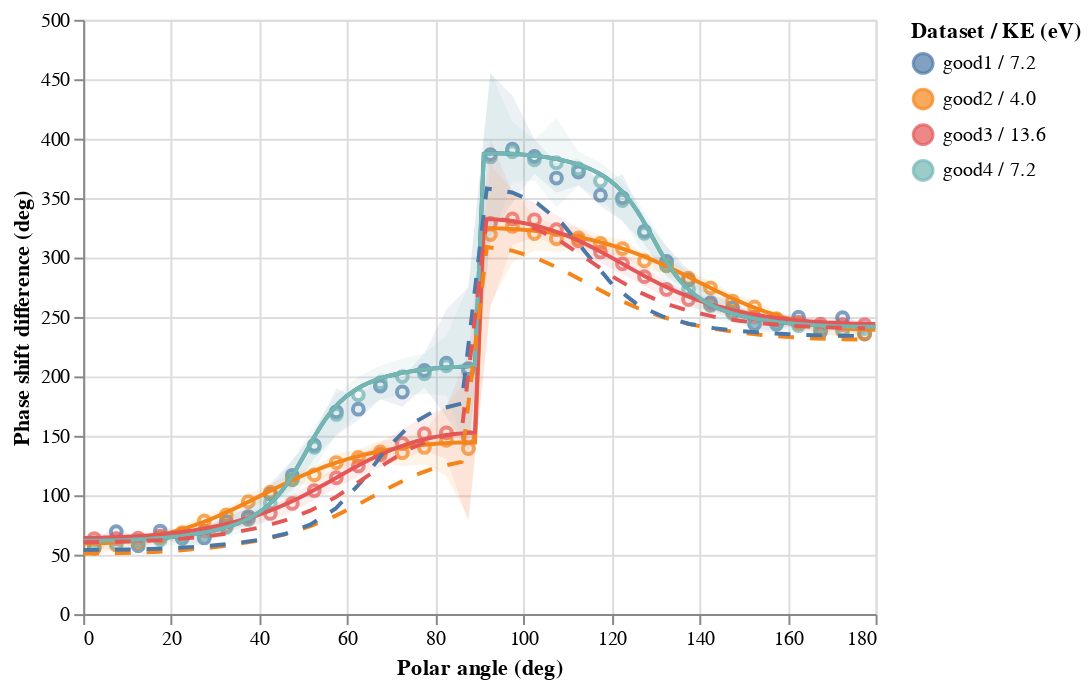

Here is the notebook cell this chart was saved with:
### Code cell
data = pd.read_excel("Data/Ne phase shift diffs.xlsx", sheet_name=None)

base = alt.Chart(data["Measured"])
base.mark_point().encode(
    x=alt.X("Polar ang (deg)", axis=alt.Axis(title="Polar angle (deg)")),
    y=alt.Y("Phase shift diff (deg)", axis=alt.Axis(title="Phase shift difference (deg)")),
    color="Dataset / KE (eV)",
) + base.mark_area(opacity=0.1).encode(
    x="Polar ang (deg)",
    y="Phase shift diff fr (deg)",
    y2="Phase shift diff to (deg)",
    color="Dataset / KE (eV)",
) + alt.Chart(data["TDCASSCF"]).mark_line().encode(
    x="Polar ang (deg)",
    y="Phase shift diff (deg)",
    color="Dataset / KE (eV)",
) + alt.Chart(data["Perturb"]).mark_line(strokeDash=[8, 8]).encode(
    x="Polar ang (deg)",
    y="Phase shift diff (deg)",
    color="Dataset / KE (eV)",
).interactive(bind_x=False)

### Figure 1 — Vega-Lite specification as saved in the notebook (floating-point values rounded to 4 significant figures; data arrays with more than 128 entries replaced by an {"elided": "..."} marker saying what was removed)
{"$schema": "https://vega.github.io/schema/vega-lite/v2.6.0.json", "config": {"view": {"height": 300, "width": 400}}, "datasets": {"data-41874f8dacb77ce8a6c31a1e11d3671e": {"elided": "720 records"}, "data-bf66ad5fb91e0d9fa7facf1302258b01": [{"Dataset / KE (eV)": "good2 / 4.0", "Flipped (deg)": -50.94, "Phase shift diff (deg)": 50.94, "Phase shift diff (rad)": 0.889, "Photoelectron KE (eV)": 4.013, "Photon energy (eV)": 14.3, "Polar ang (deg)": 0, "Polar ang (rad)": 0}, {"Dataset / KE (eV)": "good2 / 4.0", "Flipped (deg)": -51.11, "Phase shift diff (deg)": 51.11, "Phase shift diff (rad)": 0.892, "Photoelectron KE (eV)": 4.013, "Photon energy (eV)": 14.3, "Polar ang (deg)": 5.73, "Polar ang (rad)": 0.1}, {"Dataset / KE (eV)": "good2 / 4.0", "Flipped (deg)": -51.63, "Phase shift diff (deg)": 51.63, "Phase shift diff (rad)": 0.9011, "Photoelectron KE (eV)": 4.013, "Photon energy (eV)": 14.3, "Polar ang (deg)": 11.46, "Polar ang (rad)": 0.2}, {"Dataset / KE (eV)": "good2 / 4.0", "Flipped (deg)": -52.54, "Phase shift diff (deg)": 52.54, "Phase shift diff (rad)": 0.9169, "Photoelectron KE (eV)": 4.013, "Photon energy (eV)": 14.3, "Polar ang (deg)": 17.19, "Polar ang (rad)": 0.3}, {"Dataset / KE (eV)": "good2 / 4.0", "Flipped (deg)": -53.91, "Phase shift diff (deg)": 53.91, "Phase shift diff (rad)": 0.9409, "Photoelectron KE (eV)": 4.013, "Photon energy (eV)": 14.3, "Polar ang (deg)": 22.92, "Polar ang (rad)": 0.4}, {"Dataset / KE (eV)": "good2 / 4.0", "Flipped (deg)": -55.85, "Phase shift diff (deg)": 55.85, "Phase shift diff (rad)": 0.9748, "Photoelectron KE (eV)": 4.013, "Photon energy (eV)": 14.3, "Polar ang (deg)": 28.65, "Polar ang (rad)": 0.5}, {"Dataset / KE (eV)": "good2 / 4.0", "Flipped (deg)": -58.54, "Phase shift diff (deg)": 58.54, "Phase shift diff (rad)": 1.022, "Photoelectron KE (eV)": 4.013, "Photon energy (eV)": 14.3, "Polar ang (deg)": 34.38, "Polar ang (rad)": 0.6}, {"Dataset / KE (eV)": "good2 / 4.0", "Flipped (deg)": -62.21, "Phase shift diff (deg)": 62.21, "Phase shift diff (rad)": 1.086, "Photoelectron KE (eV)": 4.013, "Photon energy (eV)": 14.3, "Polar ang (deg)": 40.11, "Polar ang (rad)": 0.7}, {"Dataset / KE (eV)": "good2 / 4.0", "Flipped (deg)": -67.21, "Phase shift diff (deg)": 67.21, "Phase shift diff (rad)": 1.173, "Photoelectron KE (eV)": 4.013, "Photon energy (eV)": 14.3, "Polar ang (deg)": 45.84, "Polar ang (rad)": 0.8}, {"Dataset / KE (eV)": "good2 / 4.0", "Flipped (deg)": -73.92, "Phase shift diff (deg)": 73.92, "Phase shift diff (rad)": 1.29, "Photoelectron KE (eV)": 4.013, "Photon energy (eV)": 14.3, "Polar ang (deg)": 51.57, "Polar ang (rad)": 0.9}, {"Dataset / KE (eV)": "good2 / 4.0", "Flipped (deg)": -82.67, "Phase shift diff (deg)": 82.67, "Phase shift diff (rad)": 1.443, "Photoelectron KE (eV)": 4.013, "Photon energy (eV)": 14.3, "Polar ang (deg)": 57.3, "Polar ang (rad)": 1.0}, {"Dataset / KE (eV)": "good2 / 4.0", "Flipped (deg)": -93.34, "Phase shift diff (deg)": 93.34, "Phase shift diff (rad)": 1.629, "Photoelectron KE (eV)": 4.013, "Photon energy (eV)": 14.3, "Polar ang (deg)": 63.03, "Polar ang (rad)": 1.1}, {"Dataset / KE (eV)": "good2 / 4.0", "Flipped (deg)": -104.9, "Phase shift diff (deg)": 104.9, "Phase shift diff (rad)": 1.831, "Photoelectron KE (eV)": 4.013, "Photon energy (eV)": 14.3, "Polar ang (deg)": 68.75, "Polar ang (rad)": 1.2}, {"Dataset / KE (eV)": "good2 / 4.0", "Flipped (deg)": -115.5, "Phase shift diff (deg)": 115.5, "Phase shift diff (rad)": 2.017, "Photoelectron KE (eV)": 4.013, "Photon energy (eV)": 14.3, "Polar ang (deg)": 74.48, "Polar ang (rad)": 1.3}, {"Dataset / KE (eV)": "good2 / 4.0", "Flipped (deg)": -123.5, "Phase shift diff (deg)": 123.5, "Phase shift diff (rad)": 2.156, "Photoelectron KE (eV)": 4.013, "Photon energy (eV)": 14.3, "Polar ang (deg)": 80.21, "Polar ang (rad)": 1.4}, {"Dataset / KE (eV)": "good2 / 4.0", "Flipped (deg)": -128.0, "Phase shift diff (deg)": 128.0, "Phase shift diff (rad)": 2.235, "Photoelectron KE (eV)": 4.013, "Photon energy (eV)": 14.3, "Polar ang (deg)": 85.94, "Polar ang (rad)": 1.5}, {"Dataset / KE (eV)": "good2 / 4.0", "Flipped (deg)": 51.19, "Phase shift diff (deg)": 308.8, "Phase shift diff (rad)": 5.39, "Photoelectron KE (eV)": 4.013, "Photon energy (eV)": 14.3, "Polar ang (deg)": 91.67, "Polar ang (rad)": 1.6}, {"Dataset / KE (eV)": "good2 / 4.0", "Flipped (deg)": 54.14, "Phase shift diff (deg)": 305.9, "Phase shift diff (rad)": 5.338, "Photoelectron KE (eV)": 4.013, "Photon energy (eV)": 14.3, "Polar ang (deg)": 97.4, "Polar ang (rad)": 1.7}, {"Dataset / KE (eV)": "good2 / 4.0", "Flipped (deg)": 60.74, "Phase shift diff (deg)": 299.3, "Phase shift diff (rad)": 5.223, "Photoelectron KE (eV)": 4.013, "Photon energy (eV)": 14.3, "Polar ang (deg)": 103.1, "Polar ang (rad)": 1.8}, {"Dataset / KE (eV)": "good2 / 4.0", "Flipped (deg)": 70.43, "Phase shift diff (deg)": 289.6, "Phase shift diff (rad)": 5.054, "Photoelectron KE (eV)": 4.013, "Photon energy (eV)": 14.3, "Polar ang (deg)": 108.9, "Polar ang (rad)": 1.9}, {"Dataset / KE (eV)": "good2 / 4.0", "Flipped (deg)": 81.86, "Phase shift diff (deg)": 278.1, "Phase shift diff (rad)": 4.855, "Photoelectron KE (eV)": 4.013, "Photon energy (eV)": 14.3, "Polar ang (deg)": 114.6, "Polar ang (rad)": 2.0}, {"Dataset / KE (eV)": "good2 / 4.0", "Flipped (deg)": 93.09, "Phase shift diff (deg)": 266.9, "Phase shift diff (rad)": 4.658, "Photoelectron KE (eV)": 4.013, "Photon energy (eV)": 14.3, "Polar ang (deg)": 120.3, "Polar ang (rad)": 2.1}, {"Dataset / KE (eV)": "good2 / 4.0", "Flipped (deg)": 102.7, "Phase shift diff (deg)": 257.3, "Phase shift diff (rad)": 4.491, "Photoelectron KE (eV)": 4.013, "Photon energy (eV)": 14.3, "Polar ang (deg)": 126.1, "Polar ang (rad)": 2.2}, {"Dataset / KE (eV)": "good2 / 4.0", "Flipped (deg)": 110.2, "Phase shift diff (deg)": 249.8, "Phase shift diff (rad)": 4.359, "Photoelectron KE (eV)": 4.013, "Photon energy (eV)": 14.3, "Polar ang (deg)": 131.8, "Polar ang (rad)": 2.3}, {"Dataset / KE (eV)": "good2 / 4.0", "Flipped (deg)": 115.9, "Phase shift diff (deg)": 244.1, "Phase shift diff (rad)": 4.26, "Photoelectron KE (eV)": 4.013, "Photon energy (eV)": 14.3, "Polar ang (deg)": 137.5, "Polar ang (rad)": 2.4}, {"Dataset / KE (eV)": "good2 / 4.0", "Flipped (deg)": 120.1, "Phase shift diff (deg)": 239.9, "Phase shift diff (rad)": 4.188, "Photoelectron KE (eV)": 4.013, "Photon energy (eV)": 14.3, "Polar ang (deg)": 143.2, "Polar ang (rad)": 2.5}, {"Dataset / KE (eV)": "good2 / 4.0", "Flipped (deg)": 123.1, "Phase shift diff (deg)": 236.9, "Phase shift diff (rad)": 4.134, "Photoelectron KE (eV)": 4.013, "Photon energy (eV)": 14.3, "Polar ang (deg)": 149.0, "Polar ang (rad)": 2.6}, {"Dataset / KE (eV)": "good2 / 4.0", "Flipped (deg)": 125.4, "Phase shift diff (deg)": 234.6, "Phase shift diff (rad)": 4.095, "Photoelectron KE (eV)": 4.013, "Photon energy (eV)": 14.3, "Polar ang (deg)": 154.7, "Polar ang (rad)": 2.7}, {"Dataset / KE (eV)": "good2 / 4.0", "Flipped (deg)": 127.0, "Phase shift diff (deg)": 233.0, "Phase shift diff (rad)": 4.067, "Photoelectron KE (eV)": 4.013, "Photon energy (eV)": 14.3, "Polar ang (deg)": 160.4, "Polar ang (rad)": 2.8}, {"Dataset / KE (eV)": "good2 / 4.0", "Flipped (deg)": 128.0, "Phase shift diff (deg)": 232.0, "Phase shift diff (rad)": 4.048, "Photoelectron KE (eV)": 4.013, "Photon energy (eV)": 14.3, "Polar ang (deg)": 166.2, "Polar ang (rad)": 2.9}, {"Dataset / KE (eV)": "good2 / 4.0", "Flipped (deg)": 128.7, "Phase shift diff (deg)": 231.3, "Phase shift diff (rad)": 4.037, "Photoelectron KE (eV)": 4.013, "Photon energy (eV)": 14.3, "Polar ang (deg)": 171.9, "Polar ang (rad)": 3.0}, {"Dataset / KE (eV)": "good2 / 4.0", "Flipped (deg)": 129.0, "Phase shift diff (deg)": 231.0, "Phase shift diff (rad)": 4.031, "Photoelectron KE (eV)": 4.013, "Photon energy (eV)": 14.3, "Polar ang (deg)": 177.6, "Polar ang (rad)": 3.1}, {"Dataset / KE (eV)": "good1 / 7.2", "Flipped (deg)": -53.97, "Phase shift diff (deg)": 53.97, "Phase shift diff (rad)": 0.942, "Photoelectron KE (eV)": 7.213, "Photon energy (eV)": 15.9, "Polar ang (deg)": 0, "Polar ang (rad)": 0}, {"Dataset / KE (eV)": "good1 / 7.2", "Flipped (deg)": -54.09, "Phase shift diff (deg)": 54.09, "Phase shift diff (rad)": 0.944, "Photoelectron KE (eV)": 7.213, "Photon energy (eV)": 15.9, "Polar ang (deg)": 5.73, "Polar ang (rad)": 0.1}, {"Dataset / KE (eV)": "good1 / 7.2", "Flipped (deg)": -54.43, "Phase shift diff (deg)": 54.43, "Phase shift diff (rad)": 0.95, "Photoelectron KE (eV)": 7.213, "Photon energy (eV)": 15.9, "Polar ang (deg)": 11.46, "Polar ang (rad)": 0.2}, {"Dataset / KE (eV)": "good1 / 7.2", "Flipped (deg)": -55.05, "Phase shift diff (deg)": 55.05, "Phase shift diff (rad)": 0.9608, "Photoelectron KE (eV)": 7.213, "Photon energy (eV)": 15.9, "Polar ang (deg)": 17.19, "Polar ang (rad)": 0.3}, {"Dataset / KE (eV)": "good1 / 7.2", "Flipped (deg)": -56.01, "Phase shift diff (deg)": 56.01, "Phase shift diff (rad)": 0.9775, "Photoelectron KE (eV)": 7.213, "Photon energy (eV)": 15.9, "Polar ang (deg)": 22.92, "Polar ang (rad)": 0.4}, {"Dataset / KE (eV)": "good1 / 7.2", "Flipped (deg)": -57.42, "Phase shift diff (deg)": 57.42, "Phase shift diff (rad)": 1.002, "Photoelectron KE (eV)": 7.213, "Photon energy (eV)": 15.9, "Polar ang (deg)": 28.65, "Polar ang (rad)": 0.5}, {"Dataset / KE (eV)": "good1 / 7.2", "Flipped (deg)": -59.5, "Phase shift diff (deg)": 59.5, "Phase shift diff (rad)": 1.038, "Photoelectron KE (eV)": 7.213, "Photon energy (eV)": 15.9, "Polar ang (deg)": 34.38, "Polar ang (rad)": 0.6}, {"Dataset / KE (eV)": "good1 / 7.2", "Flipped (deg)": -62.6, "Phase shift diff (deg)": 62.6, "Phase shift diff (rad)": 1.093, "Photoelectron KE (eV)": 7.213, "Photon energy (eV)": 15.9, "Polar ang (deg)": 40.11, "Polar ang (rad)": 0.7}, {"Dataset / KE (eV)": "good1 / 7.2", "Flipped (deg)": -67.41, "Phase shift diff (deg)": 67.41, "Phase shift diff (rad)": 1.176, "Photoelectron KE (eV)": 7.213, "Photon energy (eV)": 15.9, "Polar ang (deg)": 45.84, "Polar ang (rad)": 0.8}, {"Dataset / KE (eV)": "good1 / 7.2", "Flipped (deg)": -75.25, "Phase shift diff (deg)": 75.25, "Phase shift diff (rad)": 1.313, "Photoelectron KE (eV)": 7.213, "Photon energy (eV)": 15.9, "Polar ang (deg)": 51.57, "Polar ang (rad)": 0.9}, {"Dataset / KE (eV)": "good1 / 7.2", "Flipped (deg)": -88.63, "Phase shift diff (deg)": 88.63, "Phase shift diff (rad)": 1.547, "Photoelectron KE (eV)": 7.213, "Photon energy (eV)": 15.9, "Polar ang (deg)": 57.3, "Polar ang (rad)": 1.0}, {"Dataset / KE (eV)": "good1 / 7.2", "Flipped (deg)": -110.7, "Phase shift diff (deg)": 110.7, "Phase shift diff (rad)": 1.932, "Photoelectron KE (eV)": 7.213, "Photon energy (eV)": 15.9, "Polar ang (deg)": 63.03, "Polar ang (rad)": 1.1}, {"Dataset / KE (eV)": "good1 / 7.2", "Flipped (deg)": -138.3, "Phase shift diff (deg)": 138.3, "Phase shift diff (rad)": 2.414, "Photoelectron KE (eV)": 7.213, "Photon energy (eV)": 15.9, "Polar ang (deg)": 68.75, "Polar ang (rad)": 1.2}, {"Dataset / KE (eV)": "good1 / 7.2", "Flipped (deg)": -159.8, "Phase shift diff (deg)": 159.8, "Phase shift diff (rad)": 2.789, "Photoelectron KE (eV)": 7.213, "Photon energy (eV)": 15.9, "Polar ang (deg)": 74.48, "Polar ang (rad)": 1.3}, {"Dataset / KE (eV)": "good1 / 7.2", "Flipped (deg)": -171.8, "Phase shift diff (deg)": 171.8, "Phase shift diff (rad)": 2.998, "Photoelectron KE (eV)": 7.213, "Photon energy (eV)": 15.9, "Polar ang (deg)": 80.21, "Polar ang (rad)": 1.4}, {"Dataset / KE (eV)": "good1 / 7.2", "Flipped (deg)": -177.2, "Phase shift diff (deg)": 177.2, "Phase shift diff (rad)": 3.093, "Photoelectron KE (eV)": 7.213, "Photon energy (eV)": 15.9, "Polar ang (deg)": 85.94, "Polar ang (rad)": 1.5}, {"Dataset / KE (eV)": "good1 / 7.2", "Flipped (deg)": 1.934, "Phase shift diff (deg)": 358.1, "Phase shift diff (rad)": 6.249, "Photoelectron KE (eV)": 7.213, "Photon energy (eV)": 15.9, "Polar ang (deg)": 91.67, "Polar ang (rad)": 1.6}, {"Dataset / KE (eV)": "good1 / 7.2", "Flipped (deg)": 5.311, "Phase shift diff (deg)": 354.7, "Phase shift diff (rad)": 6.19, "Photoelectron KE (eV)": 7.213, "Photon energy (eV)": 15.9, "Polar ang (deg)": 97.4, "Polar ang (rad)": 1.7}, {"Dataset / KE (eV)": "good1 / 7.2", "Flipped (deg)": 14.21, "Phase shift diff (deg)": 345.8, "Phase shift diff (rad)": 6.035, "Photoelectron KE (eV)": 7.213, "Photon energy (eV)": 15.9, "Polar ang (deg)": 103.1, "Polar ang (rad)": 1.8}, {"Dataset / KE (eV)": "good1 / 7.2", "Flipped (deg)": 31.51, "Phase shift diff (deg)": 328.5, "Phase shift diff (rad)": 5.733, "Photoelectron KE (eV)": 7.213, "Photon energy (eV)": 15.9, "Polar ang (deg)": 108.9, "Polar ang (rad)": 1.9}, {"Dataset / KE (eV)": "good1 / 7.2", "Flipped (deg)": 57.81, "Phase shift diff (deg)": 302.2, "Phase shift diff (rad)": 5.274, "Photoelectron KE (eV)": 7.213, "Photon energy (eV)": 15.9, "Polar ang (deg)": 114.6, "Polar ang (rad)": 2.0}, {"Dataset / KE (eV)": "good1 / 7.2", "Flipped (deg)": 83.33, "Phase shift diff (deg)": 276.7, "Phase shift diff (rad)": 4.829, "Photoelectron KE (eV)": 7.213, "Photon energy (eV)": 15.9, "Polar ang (deg)": 120.3, "Polar ang (rad)": 2.1}, {"Dataset / KE (eV)": "good1 / 7.2", "Flipped (deg)": 100.1, "Phase shift diff (deg)": 259.9, "Phase shift diff (rad)": 4.537, "Photoelectron KE (eV)": 7.213, "Photon energy (eV)": 15.9, "Polar ang (deg)": 126.1, "Polar ang (rad)": 2.2}, {"Dataset / KE (eV)": "good1 / 7.2", "Flipped (deg)": 109.8, "Phase shift diff (deg)": 250.2, "Phase shift diff (rad)": 4.367, "Photoelectron KE (eV)": 7.213, "Photon energy (eV)": 15.9, "Polar ang (deg)": 131.8, "Polar ang (rad)": 2.3}, {"Dataset / KE (eV)": "good1 / 7.2", "Flipped (deg)": 115.7, "Phase shift diff (deg)": 244.3, "Phase shift diff (rad)": 4.264, "Photoelectron KE (eV)": 7.213, "Photon energy (eV)": 15.9, "Polar ang (deg)": 137.5, "Polar ang (rad)": 2.4}, {"Dataset / KE (eV)": "good1 / 7.2", "Flipped (deg)": 119.4, "Phase shift diff (deg)": 240.6, "Phase shift diff (rad)": 4.2, "Photoelectron KE (eV)": 7.213, "Photon energy (eV)": 15.9, "Polar ang (deg)": 143.2, "Polar ang (rad)": 2.5}, {"Dataset / KE (eV)": "good1 / 7.2", "Flipped (deg)": 121.8, "Phase shift diff (deg)": 238.2, "Phase shift diff (rad)": 4.157, "Photoelectron KE (eV)": 7.213, "Photon energy (eV)": 15.9, "Polar ang (deg)": 149.0, "Polar ang (rad)": 2.6}, {"Dataset / KE (eV)": "good1 / 7.2", "Flipped (deg)": 123.5, "Phase shift diff (deg)": 236.5, "Phase shift diff (rad)": 4.128, "Photoelectron KE (eV)": 7.213, "Photon energy (eV)": 15.9, "Polar ang (deg)": 154.7, "Polar ang (rad)": 2.7}, {"Dataset / KE (eV)": "good1 / 7.2", "Flipped (deg)": 124.6, "Phase shift diff (deg)": 235.4, "Phase shift diff (rad)": 4.109, "Photoelectron KE (eV)": 7.213, "Photon energy (eV)": 15.9, "Polar ang (deg)": 160.4, "Polar ang (rad)": 2.8}, {"Dataset / KE (eV)": "good1 / 7.2", "Flipped (deg)": 125.3, "Phase shift diff (deg)": 234.7, "Phase shift diff (rad)": 4.095, "Photoelectron KE (eV)": 7.213, "Photon energy (eV)": 15.9, "Polar ang (deg)": 166.2, "Polar ang (rad)": 2.9}, {"Dataset / KE (eV)": "good1 / 7.2", "Flipped (deg)": 125.8, "Phase shift diff (deg)": 234.2, "Phase shift diff (rad)": 4.088, "Photoelectron KE (eV)": 7.213, "Photon energy (eV)": 15.9, "Polar ang (deg)": 171.9, "Polar ang (rad)": 3.0}, {"Dataset / KE (eV)": "good1 / 7.2", "Flipped (deg)": 126.0, "Phase shift diff (deg)": 234.0, "Phase shift diff (rad)": 4.084, "Photoelectron KE (eV)": 7.213, "Photon energy (eV)": 15.9, "Polar ang (deg)": 177.6, "Polar ang (rad)": 3.1}, {"Dataset / KE (eV)": "good3 / 13.6", "Flipped (deg)": -60.51, "Phase shift diff (deg)": 60.51, "Phase shift diff (rad)": 1.056, "Photoelectron KE (eV)": 13.61, "Photon energy (eV)": 19.1, "Polar ang (deg)": 0, "Polar ang (rad)": 0}, {"Dataset / KE (eV)": "good3 / 13.6", "Flipped (deg)": -60.69, "Phase shift diff (deg)": 60.69, "Phase shift diff (rad)": 1.059, "Photoelectron KE (eV)": 13.61, "Photon energy (eV)": 19.1, "Polar ang (deg)": 5.73, "Polar ang (rad)": 0.1}, {"Dataset / KE (eV)": "good3 / 13.6", "Flipped (deg)": -61.23, "Phase shift diff (deg)": 61.23, "Phase shift diff (rad)": 1.069, "Photoelectron KE (eV)": 13.61, "Photon energy (eV)": 19.1, "Polar ang (deg)": 11.46, "Polar ang (rad)": 0.2}, {"Dataset / KE (eV)": "good3 / 13.6", "Flipped (deg)": -62.19, "Phase shift diff (deg)": 62.19, "Phase shift diff (rad)": 1.085, "Photoelectron KE (eV)": 13.61, "Photon energy (eV)": 19.1, "Polar ang (deg)": 17.19, "Polar ang (rad)": 0.3}, {"Dataset / KE (eV)": "good3 / 13.6", "Flipped (deg)": -63.65, "Phase shift diff (deg)": 63.65, "Phase shift diff (rad)": 1.111, "Photoelectron KE (eV)": 13.61, "Photon energy (eV)": 19.1, "Polar ang (deg)": 22.92, "Polar ang (rad)": 0.4}, {"Dataset / KE (eV)": "good3 / 13.6", "Flipped (deg)": -65.75, "Phase shift diff (deg)": 65.75, "Phase shift diff (rad)": 1.147, "Photoelectron KE (eV)": 13.61, "Photon energy (eV)": 19.1, "Polar ang (deg)": 28.65, "Polar ang (rad)": 0.5}, {"Dataset / KE (eV)": "good3 / 13.6", "Flipped (deg)": -68.71, "Phase shift diff (deg)": 68.71, "Phase shift diff (rad)": 1.199, "Photoelectron KE (eV)": 13.61, "Photon energy (eV)": 19.1, "Polar ang (deg)": 34.38, "Polar ang (rad)": 0.6}, {"Dataset / KE (eV)": "good3 / 13.6", "Flipped (deg)": -72.88, "Phase shift diff (deg)": 72.88, "Phase shift diff (rad)": 1.272, "Photoelectron KE (eV)": 13.61, "Photon energy (eV)": 19.1, "Polar ang (deg)": 40.11, "Polar ang (rad)": 0.7}, {"Dataset / KE (eV)": "good3 / 13.6", "Flipped (deg)": -78.77, "Phase shift diff (deg)": 78.77, "Phase shift diff (rad)": 1.375, "Photoelectron KE (eV)": 13.61, "Photon energy (eV)": 19.1, "Polar ang (deg)": 45.84, "Polar ang (rad)": 0.8}, {"Dataset / KE (eV)": "good3 / 13.6", "Flipped (deg)": -87.03, "Phase shift diff (deg)": 87.03, "Phase shift diff (rad)": 1.519, "Photoelectron KE (eV)": 13.61, "Photon energy (eV)": 19.1, "Polar ang (deg)": 51.57, "Polar ang (rad)": 0.9}, {"Dataset / KE (eV)": "good3 / 13.6", "Flipped (deg)": -98.27, "Phase shift diff (deg)": 98.27, "Phase shift diff (rad)": 1.715, "Photoelectron KE (eV)": 13.61, "Photon energy (eV)": 19.1, "Polar ang (deg)": 57.3, "Polar ang (rad)": 1.0}, {"Dataset / KE (eV)": "good3 / 13.6", "Flipped (deg)": -112.2, "Phase shift diff (deg)": 112.2, "Phase shift diff (rad)": 1.959, "Photoelectron KE (eV)": 13.61, "Photon energy (eV)": 19.1, "Polar ang (deg)": 63.03, "Polar ang (rad)": 1.1}, {"Dataset / KE (eV)": "good3 / 13.6", "Flipped (deg)": -127.0, "Phase shift diff (deg)": 127.0, "Phase shift diff (rad)": 2.216, "Photoelectron KE (eV)": 13.61, "Photon energy (eV)": 19.1, "Polar ang (deg)": 68.75, "Polar ang (rad)": 1.2}, {"Dataset / KE (eV)": "good3 / 13.6", "Flipped (deg)": -139.6, "Phase shift diff (deg)": 139.6, "Phase shift diff (rad)": 2.437, "Photoelectron KE (eV)": 13.61, "Photon energy (eV)": 19.1, "Polar ang (deg)": 74.48, "Polar ang (rad)": 1.3}, {"Dataset / KE (eV)": "good3 / 13.6", "Flipped (deg)": -148.4, "Phase shift diff (deg)": 148.4, "Phase shift diff (rad)": 2.589, "Photoelectron KE (eV)": 13.61, "Photon energy (eV)": 19.1, "Polar ang (deg)": 80.21, "Polar ang (rad)": 1.4}, {"Dataset / KE (eV)": "good3 / 13.6", "Flipped (deg)": -153.0, "Phase shift diff (deg)": 153.0, "Phase shift diff (rad)": 2.67, "Photoelectron KE (eV)": 13.61, "Photon energy (eV)": 19.1, "Polar ang (deg)": 85.94, "Polar ang (rad)": 1.5}, {"Dataset / KE (eV)": "good3 / 13.6", "Flipped (deg)": 26.21, "Phase shift diff (deg)": 333.8, "Phase shift diff (rad)": 5.826, "Photoelectron KE (eV)": 13.61, "Photon energy (eV)": 19.1, "Polar ang (deg)": 91.67, "Polar ang (rad)": 1.6}, {"Dataset / KE (eV)": "good3 / 13.6", "Flipped (deg)": 29.22, "Phase shift diff (deg)": 330.8, "Phase shift diff (rad)": 5.773, "Photoelectron KE (eV)": 13.61, "Photon energy (eV)": 19.1, "Polar ang (deg)": 97.4, "Polar ang (rad)": 1.7}, {"Dataset / KE (eV)": "good3 / 13.6", "Flipped (deg)": 36.24, "Phase shift diff (deg)": 323.8, "Phase shift diff (rad)": 5.651, "Photoelectron KE (eV)": 13.61, "Photon energy (eV)": 19.1, "Polar ang (deg)": 103.1, "Polar ang (rad)": 1.8}, {"Dataset / KE (eV)": "good3 / 13.6", "Flipped (deg)": 47.36, "Phase shift diff (deg)": 312.6, "Phase shift diff (rad)": 5.457, "Photoelectron KE (eV)": 13.61, "Photon energy (eV)": 19.1, "Polar ang (deg)": 108.9, "Polar ang (rad)": 1.9}, {"Dataset / KE (eV)": "good3 / 13.6", "Flipped (deg)": 61.55, "Phase shift diff (deg)": 298.4, "Phase shift diff (rad)": 5.209, "Photoelectron KE (eV)": 13.61, "Photon energy (eV)": 19.1, "Polar ang (deg)": 114.6, "Polar ang (rad)": 2.0}, {"Dataset / KE (eV)": "good3 / 13.6", "Flipped (deg)": 76.18, "Phase shift diff (deg)": 283.8, "Phase shift diff (rad)": 4.954, "Photoelectron KE (eV)": 13.61, "Photon energy (eV)": 19.1, "Polar ang (deg)": 120.3, "Polar ang (rad)": 2.1}, {"Dataset / KE (eV)": "good3 / 13.6", "Flipped (deg)": 88.67, "Phase shift diff (deg)": 271.3, "Phase shift diff (rad)": 4.736, "Photoelectron KE (eV)": 13.61, "Photon energy (eV)": 19.1, "Polar ang (deg)": 126.1, "Polar ang (rad)": 2.2}, {"Dataset / KE (eV)": "good3 / 13.6", "Flipped (deg)": 98.12, "Phase shift diff (deg)": 261.9, "Phase shift diff (rad)": 4.571, "Photoelectron KE (eV)": 13.61, "Photon energy (eV)": 19.1, "Polar ang (deg)": 131.8, "Polar ang (rad)": 2.3}, {"Dataset / KE (eV)": "good3 / 13.6", "Flipped (deg)": 104.9, "Phase shift diff (deg)": 255.1, "Phase shift diff (rad)": 4.452, "Photoelectron KE (eV)": 13.61, "Photon energy (eV)": 19.1, "Polar ang (deg)": 137.5, "Polar ang (rad)": 2.4}, {"Dataset / KE (eV)": "good3 / 13.6", "Flipped (deg)": 109.7, "Phase shift diff (deg)": 250.3, "Phase shift diff (rad)": 4.368, "Photoelectron KE (eV)": 13.61, "Photon energy (eV)": 19.1, "Polar ang (deg)": 143.2, "Polar ang (rad)": 2.5}, {"Dataset / KE (eV)": "good3 / 13.6", "Flipped (deg)": 113.1, "Phase shift diff (deg)": 246.9, "Phase shift diff (rad)": 4.308, "Photoelectron KE (eV)": 13.61, "Photon energy (eV)": 19.1, "Polar ang (deg)": 149.0, "Polar ang (rad)": 2.6}, {"Dataset / KE (eV)": "good3 / 13.6", "Flipped (deg)": 115.6, "Phase shift diff (deg)": 244.4, "Phase shift diff (rad)": 4.266, "Photoelectron KE (eV)": 13.61, "Photon energy (eV)": 19.1, "Polar ang (deg)": 154.7, "Polar ang (rad)": 2.7}, {"Dataset / KE (eV)": "good3 / 13.6", "Flipped (deg)": 117.3, "Phase shift diff (deg)": 242.7, "Phase shift diff (rad)": 4.236, "Photoelectron KE (eV)": 13.61, "Photon energy (eV)": 19.1, "Polar ang (deg)": 160.4, "Polar ang (rad)": 2.8}, {"Dataset / KE (eV)": "good3 / 13.6", "Flipped (deg)": 118.4, "Phase shift diff (deg)": 241.6, "Phase shift diff (rad)": 4.216, "Photoelectron KE (eV)": 13.61, "Photon energy (eV)": 19.1, "Polar ang (deg)": 166.2, "Polar ang (rad)": 2.9}, {"Dataset / KE (eV)": "good3 / 13.6", "Flipped (deg)": 119.1, "Phase shift diff (deg)": 240.9, "Phase shift diff (rad)": 4.204, "Photoelectron KE (eV)": 13.61, "Photon energy (eV)": 19.1, "Polar ang (deg)": 171.9, "Polar ang (rad)": 3.0}, {"Dataset / KE (eV)": "good3 / 13.6", "Flipped (deg)": 119.5, "Phase shift diff (deg)": 240.5, "Phase shift diff (rad)": 4.198, "Photoelectron KE (eV)": 13.61, "Photon energy (eV)": 19.1, "Polar ang (deg)": 177.6, "Polar ang (rad)": 3.1}], "data-e84d434886c3bad8ee4d5fa5ab522aa5": {"elided": "144 records"}}, "layer": [{"data": {"name": "data-e84d434886c3bad8ee4d5fa5ab522aa5"}, "encoding": {"color": {"field": "Dataset / KE (eV)", "type": "nominal"}, "x": {"axis": {"title": "Polar angle (deg)"}, "field": "Polar ang (deg)", "type": "quantitative"}, "y": {"axis": {"title": "Phase shift difference (deg)"}, "field": "Phase shift diff (deg)", "type": "quantitative"}}, "mark": "point"}, {"data": {"name": "data-e84d434886c3bad8ee4d5fa5ab522aa5"}, "encoding": {"color": {"field": "Dataset / KE (eV)", "type": "nominal"}, "x": {"field": "Polar ang (deg)", "type": "quantitative"}, "y": {"field": "Phase shift diff fr (deg)", "type": "quantitative"}, "y2": {"field": "Phase shift diff to (deg)", "type": "quantitative"}}, "mark": {"opacity": 0.1, "type": "area"}}, {"data": {"name": "data-41874f8dacb77ce8a6c31a1e11d3671e"}, "encoding": {"color": {"field": "Dataset / KE (eV)", "type": "nominal"}, "x": {"field": "Polar ang (deg)", "type": "quantitative"}, "y": {"field": "Phase shift diff (deg)", "type": "quantitative"}}, "mark": "line"}, {"data": {"name": "data-bf66ad5fb91e0d9fa7facf1302258b01"}, "encoding": {"color": {"field": "Dataset / KE (eV)", "type": "nominal"}, "x": {"field": "Polar ang (deg)", "type": "quantitative"}, "y": {"field": "Phase shift diff (deg)", "type": "quantitative"}}, "mark": {"strokeDash": [8, 8], "type": "line"}, "selection": {"selector009": {"bind": "scales", "encodings": ["y"], "mark": {"fill": "#333", "fillOpacity": 0.125, "stroke": "white"}, "on": "[mousedown, window:mouseup] > window:mousemove!", "resolve": "global", "translate": "[mousedown, window:mouseup] > window:mousemove!", "type": "interval", "zoom": "wheel!"}}}]}
